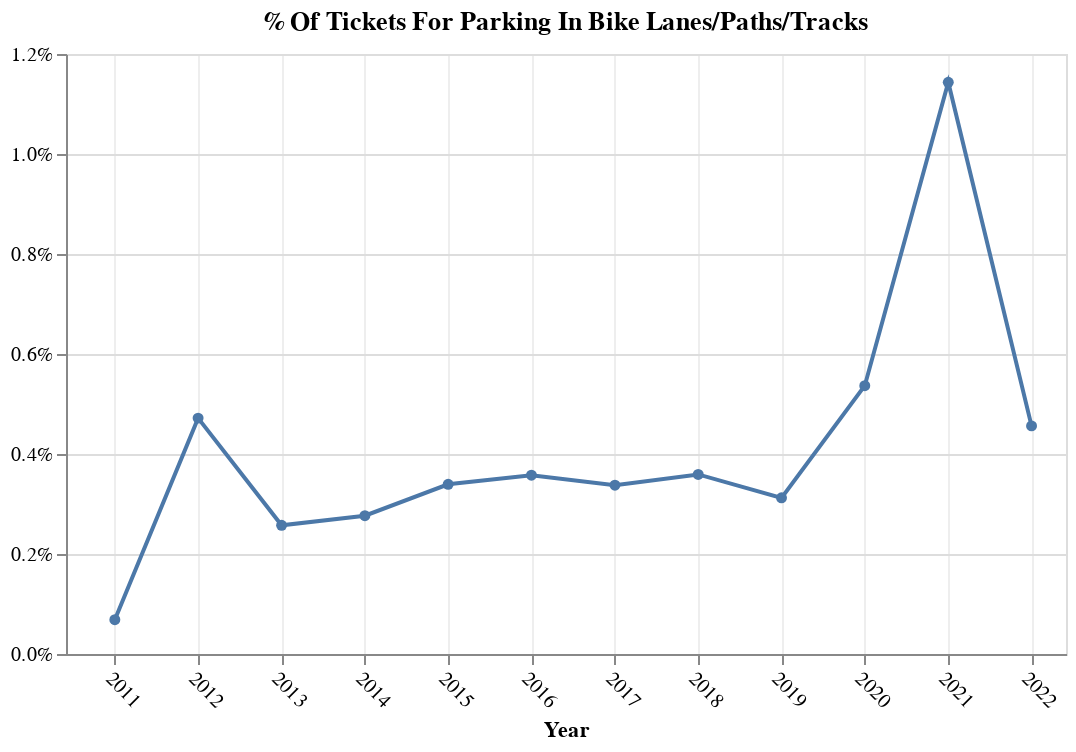

Write notebook code for a chart like this one.
### Markdown cell above
### Percent of loading infractions by year

### Code cell
dfb = pd.merge(dfy,dfl,on="year")
dfb["load_perc"] = dfb.count_y / dfb.count_x
dfb

alt.Chart(dfb, title="% Of Tickets For Parking In Bike Lanes/Paths/Tracks", width=500).mark_line(
     point=alt.OverlayMarkDef()
).encode(
    x=alt.X('date_x:T', title="Year", axis=alt.Axis(
        labelAngle=45,
        gridOpacity=0.5
    ), scale=alt.Scale(domain=["2010-06-01", "2022-06-01"])),
    y=alt.Y('load_perc', title="", axis=alt.Axis(format='%'))
)

### Figure 1 — Vega-Lite specification as saved in the notebook (floating-point values rounded to 4 significant figures)
{"config": {"view": {"continuousWidth": 300, "continuousHeight": 300}}, "data": {"name": "data-f07b59a2a65d77eb2b6cf9960aad8844"}, "mark": {"type": "line", "point": {}}, "encoding": {"x": {"axis": {"gridOpacity": 0.5, "labelAngle": 45}, "field": "date_x", "scale": {"domain": ["2010-06-01", "2022-06-01"]}, "title": "Year", "type": "temporal"}, "y": {"axis": {"format": "%"}, "field": "load_perc", "title": "", "type": "quantitative"}}, "title": "% Of Tickets For Parking In Bike Lanes/Paths/Tracks", "width": 500, "$schema": "https://vega.github.io/schema/vega-lite/v5.8.0.json", "datasets": {"data-f07b59a2a65d77eb2b6cf9960aad8844": [{"year": 2011, "count_x": 2805492, "date_x": "2011-01-01", "count_y": 1926, "date_y": "2011-01-01", "load_perc": 0.0006865}, {"year": 2012, "count_x": 2746154, "date_x": "2012-01-01", "count_y": 12955, "date_y": "2012-01-01", "load_perc": 0.004718}, {"year": 2013, "count_x": 2611575, "date_x": "2013-01-01", "count_y": 6724, "date_y": "2013-01-01", "load_perc": 0.002575}, {"year": 2014, "count_x": 2484983, "date_x": "2014-01-01", "count_y": 6874, "date_y": "2014-01-01", "load_perc": 0.002766}, {"year": 2015, "count_x": 2168493, "date_x": "2015-01-01", "count_y": 7361, "date_y": "2015-01-01", "load_perc": 0.003395}, {"year": 2016, "count_x": 2254761, "date_x": "2016-01-01", "count_y": 8064, "date_y": "2016-01-01", "load_perc": 0.003576}, {"year": 2017, "count_x": 2144225, "date_x": "2017-01-01", "count_y": 7237, "date_y": "2017-01-01", "load_perc": 0.003375}, {"year": 2018, "count_x": 2044288, "date_x": "2018-01-01", "count_y": 7342, "date_y": "2018-01-01", "load_perc": 0.003591}, {"year": 2019, "count_x": 2213939, "date_x": "2019-01-01", "count_y": 6915, "date_y": "2019-01-01", "load_perc": 0.003123}, {"year": 2020, "count_x": 1403663, "date_x": "2020-01-01", "count_y": 7532, "date_y": "2020-01-01", "load_perc": 0.005366}, {"year": 2021, "count_x": 1481709, "date_x": "2021-01-01", "count_y": 16941, "date_y": "2021-01-01", "load_perc": 0.01143}, {"year": 2022, "count_x": 1821887, "date_x": "2022-01-01", "count_y": 8312, "date_y": "2022-01-01", "load_perc": 0.004562}]}}
